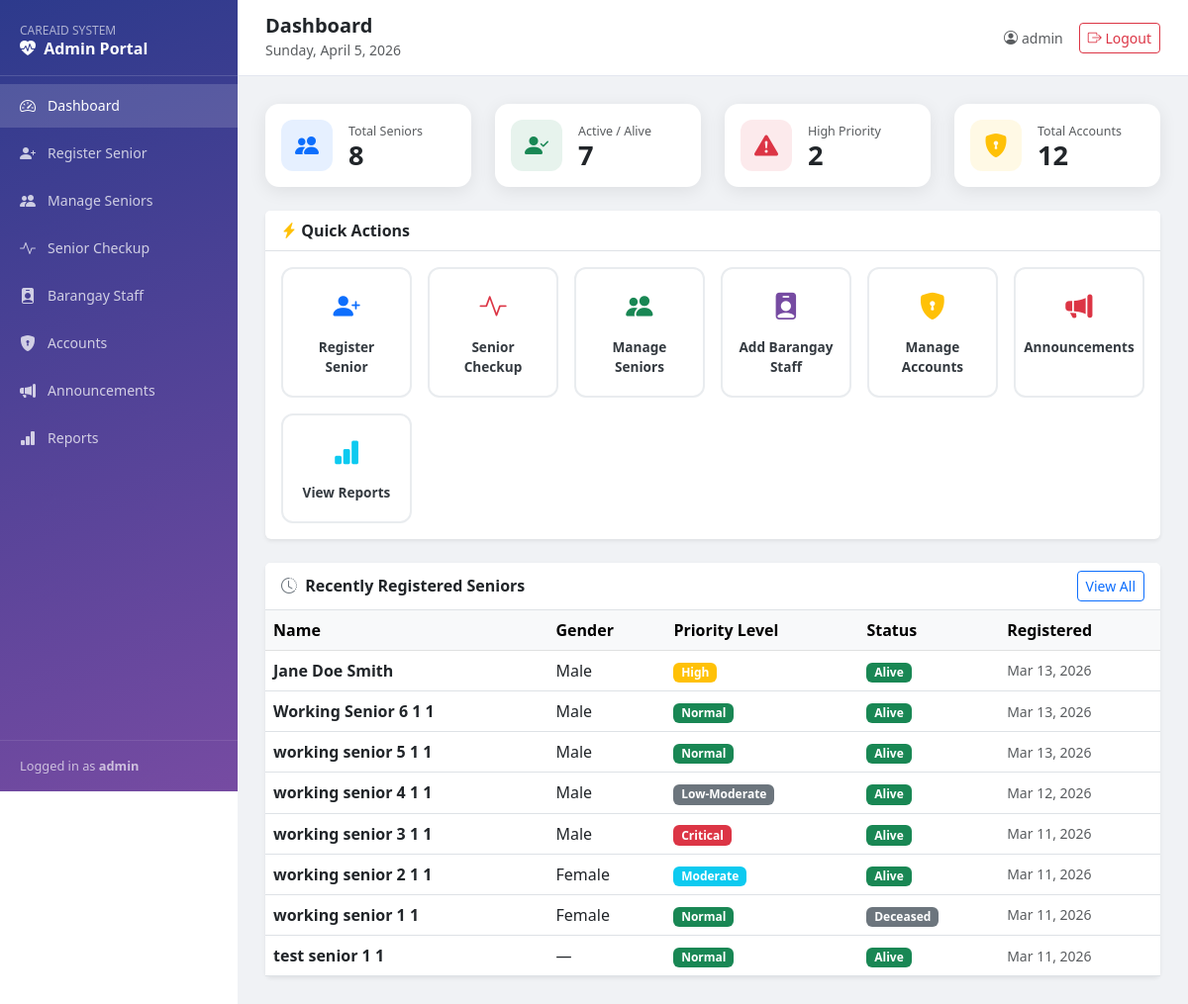
Page /admin_module/admin_dashboard.php (signed in) on the committed database.
### tables this page shows
CREATE TABLE `senior_profiles` (
  `senior_id` int(11) NOT NULL,
  `account_id` int(11) NOT NULL,
  `first_name` varchar(50) NOT NULL,
  `last_name` varchar(50) NOT NULL,
  `middle_name` varchar(50) DEFAULT NULL,
  `birth_date` date DEFAULT NULL,
  `gender` enum('Male','Female') DEFAULT NULL,
  `address` text DEFAULT NULL,
  `contact_number` varchar(20) DEFAULT NULL,
  `emergency_contact` varchar(100) DEFAULT NULL,
  `profile_path` varchar(255) DEFAULT NULL,
  `created_at` timestamp NOT NULL DEFAULT current_timestamp(),
  `priority_level` tinyint(4) NOT NULL DEFAULT 3 CHECK (`priority_level` between 1 and 5),
  `is_alive` enum('yes','no') NOT NULL DEFAULT 'yes'
);

### admin_module/admin_dashboard.php (the view, shortened to what this page needs)
<?php
include '../db_config/connection_db.php';
$totalSeniors  = $conn->query("SELECT COUNT(*) AS c FROM senior_profiles")->fetch_assoc()['c'] ?? 0;
$totalAccounts = $conn->query("SELECT COUNT(*) AS c FROM accounts")->fetch_assoc()['c'] ?? 0;
$highRisk      = $conn->query("SELECT COUNT(*) AS c FROM senior_profiles WHERE priority_level >= 4")->fetch_assoc()['c'] ?? 0;
$aliveCount    = $conn->query("SELECT COUNT(*) AS c FROM senior_profiles WHERE is_alive = 'yes'")->fetch_assoc()['c'] ?? 0;
$recentSeniors = $conn->query(
    "SELECT sp.first_name, sp.middle_name, sp.last_name, sp.priority_level, sp.is_alive, sp.gender, sp.created_at
     FROM senior_profiles sp
     ORDER BY sp.senior_id DESC LIMIT 8"
);
$priorityMap = [
    5 => ['Critical',      'danger'],
    4 => ['High',          'warning'],
    3 => ['Moderate',      'info'],
    2 => ['Low-Moderate',  'secondary'],
    1 => ['Normal',        'success'],
];
?>
<!DOCTYPE html>
<html lang="en">
<head>
<link href="https://cdn.jsdelivr.net/npm/bootstrap@5.3.0/dist/css/bootstrap.min.css" rel="stylesheet">
<link rel="stylesheet" href="https://cdn.jsdelivr.net/npm/bootstrap-icons@1.10.0/font/bootstrap-icons.css">
</head>
<body>
<aside class="sidebar">
    <div class="brand">
        <h6>CAREAID SYSTEM</h6>
        <h5><i class="bi bi-heart-pulse-fill me-1"></i> Admin Portal</h5>
    </div>
    <nav class="mt-2 d-flex flex-column gap-1">
        <a class="nav-link active" href="admin_dashboard.php"><i class="bi bi-speedometer2"></i> Dashboard</a>
        <a class="nav-link" href="../medical_module/create_senior_profile.php"><i class="bi bi-person-plus-fill"></i> Register Senior</a>
        <a class="nav-link" href="manage_seniors.php"><i class="bi bi-people-fill"></i> Manage Seniors</a>
        <a class="nav-link" href="../medical_module/senior_checkup.php"><i class="bi bi-activity"></i> Senior Checkup</a>
        <a class="nav-link" href="create_staff.php"><i class="bi bi-person-badge-fill"></i> Barangay Staff</a>
        <a class="nav-link" href="manage_accounts.php"><i class="bi bi-shield-lock-fill"></i> Accounts</a>
        <a class="nav-link" href="announcement.php"><i class="bi bi-megaphone-fill"></i> Announcements</a>
        <a class="nav-link" href="reports.php"><i class="bi bi-bar-chart-fill"></i> Reports</a>
    </nav>
    <div class="sidebar-footer">
        Logged in as <strong><?php echo htmlspecialchars($_SESSION['username']); ?></strong>
    </div>
</aside>
<div class="main-wrap">
    <div class="topbar">
        <div>
            <h5 class="mb-0 fw-bold">Dashboard</h5>
            <small class="text-muted"><?php echo date('l, F j, Y'); ?></small>
        </div>
        <div class="d-flex align-items-center gap-3">
            <span class="text-muted small"><i class="bi bi-person-circle me-1"></i><?php echo htmlspecialchars($_SESSION['username']); ?></span>
            <a href="../auth_module/logout.php" class="btn btn-sm btn-outline-danger">
                <i class="bi bi-box-arrow-right"></i> Logout
            </a>
        </div>
    </div>
    <div class="content-area">
        <div class="row g-4 mb-4">
            <div class="col-sm-6 col-xl-3">
                <div class="card stat-card h-100">
                    <div class="card-body d-flex align-items-center gap-3">
                        <div class="stat-icon bg-primary bg-opacity-10 text-primary">
                            <i class="bi bi-people-fill"></i>
                        </div>
                        <div>
                            <div class="text-muted" style="font-size:.78rem;">Total Seniors</div>
                            <div class="fw-bold" style="font-size:1.7rem;line-height:1;"><?php echo $totalSeniors; ?></div>
                        </div>
                    </div>
                </div>
            </div>
            <div class="col-sm-6 col-xl-3">
                <div class="card stat-card h-100">
                    <div class="card-body d-flex align-items-center gap-3">
                        <div class="stat-icon bg-success bg-opacity-10 text-success">
                            <i class="bi bi-person-check-fill"></i>
                        </div>
                        <div>
                            <div class="text-muted" style="font-size:.78rem;">Active / Alive</div>
                            <div class="fw-bold" style="font-size:1.7rem;line-height:1;"><?php echo $aliveCount; ?></div>
                        </div>
                    </div>
                </div>
            </div>
            <div class="col-sm-6 col-xl-3">
                <div class="card stat-card h-100">
                    <div class="card-body d-flex align-items-center gap-3">
                        <div class="stat-icon bg-danger bg-opacity-10 text-danger">
                            <i class="bi bi-exclamation-triangle-fill"></i>
                        </div>
                        <div>
                            <div class="text-muted" style="font-size:.78rem;">High Priority</div>
                            <div class="fw-bold" style="font-size:1.7rem;line-height:1;"><?php echo $highRisk; ?></div>
                        </div>
                    </div>
                </div>
            </div>
            <div class="col-sm-6 col-xl-3">
                <div class="card stat-card h-100">
                    <div class="card-body d-flex align-items-center gap-3">
                        <div class="stat-icon bg-warning bg-opacity-10 text-warning">
                            <i class="bi bi-shield-lock-fill"></i>
                        </div>
                        <div>
                            <div class="text-muted" style="font-size:.78rem;">Total Accounts</div>
                            <div class="fw-bold" style="font-size:1.7rem;line-height:1;"><?php echo $totalAccounts; ?></div>
                        </div>
                    </div>
                </div>
            </div>
        </div>
        <div class="card border-0 shadow-sm mb-4">
            <div class="card-header bg-white fw-semibold border-bottom">
                <i class="bi bi-lightning-charge-fill text-warning"></i> Quick Actions
            </div>
            <div class="card-body">
                <div class="row g-3">
                    <div class="col-6 col-md-4 col-lg-2">
                        <a href="../medical_module/create_senior_profile.php" class="action-card h-100">
                            <i class="bi bi-person-plus-fill text-primary"></i>
                            Register Senior
                        </a>
                    </div>
                    <div class="col-6 col-md-4 col-lg-2">
                        <a href="../medical_module/senior_checkup.php" class="action-card h-100">
                            <i class="bi bi-activity text-danger"></i>
                            Senior Checkup
                        </a>
                    </div>
                    <div class="col-6 col-md-4 col-lg-2">
                        <a href="manage_seniors.php" class="action-card h-100">
                            <i class="bi bi-people-fill text-success"></i>
                            Manage Seniors
                        </a>
                    </div>
                    <div class="col-6 col-md-4 col-lg-2">
                        <a href="create_staff.php" class="action-card h-100">
                            <i class="bi bi-person-badge-fill text-purple" style="color:#764ba2;"></i>
                            Add Barangay Staff
                        </a>
                    </div>
                    <div class="col-6 col-md-4 col-lg-2">
                        <a href="manage_accounts.php" class="action-card h-100">
                            <i class="bi bi-shield-lock-fill text-warning"></i>
                            Manage Accounts
                        </a>
                    </div>
                    <div class="col-6 col-md-4 col-lg-2">
                        <a href="announcement.php" class="action-card h-100">
                            <i class="bi bi-megaphone-fill text-danger"></i>
                            Announcements
                        </a>
                    </div>
                    <div class="col-6 col-md-4 col-lg-2">
                        <a href="reports.php" class="action-card h-100">
                            <i class="bi bi-bar-chart-fill text-info"></i>
                            View Reports
                        </a>
                    </div>
                </div>
            </div>
        </div>
        <div class="card border-0 shadow-sm">
            <div class="card-header bg-white d-flex align-items-center justify-content-between border-bottom">
                <span class="fw-semibold"><i class="bi bi-clock-history text-secondary me-1"></i> Recently Registered Seniors</span>
                <a href="manage_seniors.php" class="btn btn-sm btn-outline-primary">View All</a>
            </div>
            <div class="table-responsive">
                <table class="table table-hover align-middle mb-0">
                    <thead class="table-light">
                        <tr>
                            <th>Name</th>
                            <th>Gender</th>
                            <th>Priority Level</th>
                            <th>Status</th>
                            <th>Registered</th>
                        </tr>
                    </thead>
                    <tbody>
                    <?php if ($recentSeniors && $recentSeniors->num_rows > 0): ?>
                    <?php while ($row = $recentSeniors->fetch_assoc()):
                        $lvl   = (int) $row['priority_level'];
                        [$plabel, $pcolor] = $priorityMap[$lvl] ?? ['Unknown', 'secondary'];
                    ?>
                    <tr>
                        <td class="fw-semibold">
                            <?php echo htmlspecialchars($row['first_name'] . ' ' . $row['middle_name'] . ' ' . $row['last_name']); ?>
                        </td>
                        <td><?php echo htmlspecialchars($row['gender'] ?? '—'); ?></td>
                        <td><span class="badge bg-<?php echo $pcolor; ?>"><?php echo $plabel; ?></span></td>
                        <td>
                            <span class="badge bg-<?php echo $row['is_alive'] === 'yes' ? 'success' : 'secondary'; ?>">
                                <?php echo $row['is_alive'] === 'yes' ? 'Alive' : 'Deceased'; ?>
                            </span>
                        </td>
                        <td class="text-muted small"><?php echo date('M d, Y', strtotime($row['created_at'])); ?></td>
                    </tr>
                    <?php endwhile; ?>
                    <?php else: ?>
                    <tr><td colspan="5" class="text-center text-muted py-4">No seniors registered yet.</td></tr>
                    <?php endif; ?>
                    </tbody>
                </table>
            </div>
        </div>
    </div>
</div>
</body>
</html>

### admin_module/admin_dashboard.php (style rules this page uses)
.sidebar { width: 240px; min-height: 100vh; background: linear-gradient(160deg, #2d3a8c 0%, #764ba2 100%); color: #fff; position: fixed; top: 0; left: 0; display: flex; flex-direction: column; z-index: 100; }
.sidebar .brand { padding: 24px 20px 16px; border-bottom: 1px solid rgba(255,255,255,.15); }
.sidebar .brand h6 { font-size: .75rem; opacity: .6; margin-bottom: 2px; }
.sidebar .brand h5 { font-size: 1rem; font-weight: 700; margin: 0; }
.sidebar .nav-link { color: rgba(255,255,255,.75); padding: 10px 20px; border-radius: 0; font-size: .88rem; display: flex; align-items: center; gap: 10px; transition: background .15s, color .15s; }
.sidebar .nav-link:hover, .sidebar .nav-link.active { background: rgba(255,255,255,.15); color: #fff; }
.sidebar .nav-link i { font-size: 1rem; width: 18px; }
.sidebar-footer { margin-top: auto; padding: 16px 20px; border-top: 1px solid rgba(255,255,255,.15); font-size: .8rem; opacity: .65; }
.main-wrap { margin-left: 240px; min-height: 100vh; background: #f0f2f5; }
.topbar { background: #fff; padding: 14px 28px; border-bottom: 1px solid #e3e6ef; display: flex; align-items: center; justify-content: space-between; }
.content-area { padding: 28px; }
.stat-card { border: none; border-radius: 14px; overflow: hidden; box-shadow: 0 4px 18px rgba(0,0,0,.08); transition: transform .18s, box-shadow .18s; }
.stat-icon { width: 52px; height: 52px; border-radius: 12px; display: flex; align-items: center; justify-content: center; font-size: 1.5rem; }
.action-card { border: 2px solid #e9ecef; border-radius: 12px; text-decoration: none; color: #343a40; padding: 18px 14px; display: flex; flex-direction: column; align-items: center; gap: 10px; font-size: .85rem; font-weight: 600; text-align: center; transition: border-color .2s, background .2s, color .2s, transform .18s; background: #fff; }
.action-card i { font-size: 1.7rem; }

### rows in the picture
senior_profiles: first_name+middle_name+last_name "Jane Doe Smith", gender "Male", plabel "High", is_alive "Alive", created_at "Mar 13, 2026"
senior_profiles: first_name+middle_name+last_name "Working Senior 6 1 1", gender "Male", plabel "Normal", is_alive "Alive", created_at "Mar 13, 2026"
senior_profiles: first_name+middle_name+last_name "working senior 5 1 1", gender "Male", plabel "Normal", is_alive "Alive", created_at "Mar 13, 2026"
senior_profiles: first_name+middle_name+last_name "working senior 4 1 1", gender "Male", plabel "Low-Moderate", is_alive "Alive", created_at "Mar 12, 2026"
senior_profiles: first_name+middle_name+last_name "working senior 3 1 1", gender "Male", plabel "Critical", is_alive "Alive", created_at "Mar 11, 2026"
senior_profiles: first_name+middle_name+last_name "working senior 2 1 1", gender "Female", plabel "Moderate", is_alive "Alive", created_at "Mar 11, 2026"
senior_profiles: first_name+middle_name+last_name "working senior 1 1", gender "Female", plabel "Normal", is_alive "Deceased", created_at "Mar 11, 2026"
senior_profiles: first_name+middle_name+last_name "test senior 1 1", gender "—", plabel "Normal", is_alive "Alive", created_at "Mar 11, 2026"

### other values in the picture
$_SESSION['username'] "admin"
$totalSeniors "8"
$aliveCount "7"
$highRisk "2"
$totalAccounts "12"
